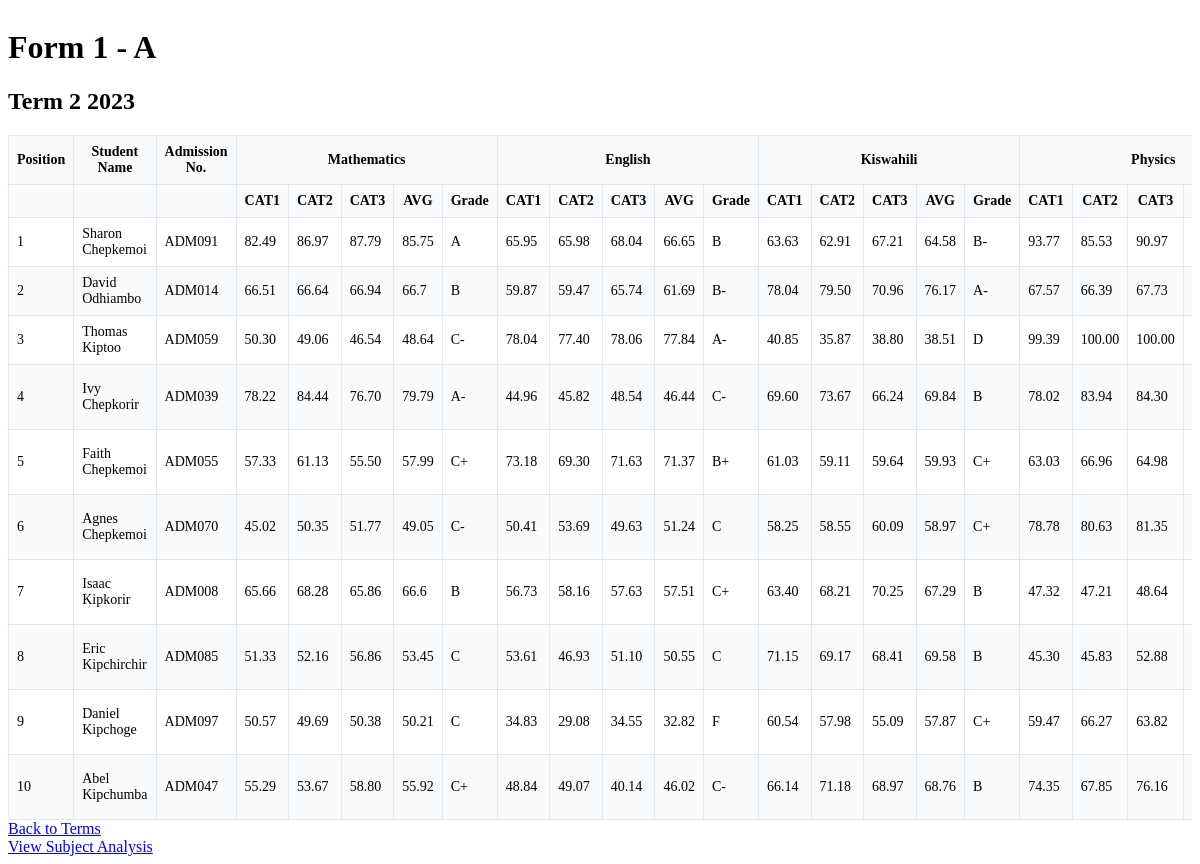
The app's page /classes/1/terms/8/students/ with its own data.
### myapp/models.py (models this page shows, shortened)
class Class_of_study(models.Model):
    name = models.CharField(max_length=50)  # Form 1, Form 2, etc.
    stream = models.CharField(max_length=50)  # Stream A, B, C, etc.

class Term(models.Model):
    name = models.CharField(max_length=50)  # Term 1, Term 2, Term 3
    year = models.IntegerField()  # e.g., 2023

class Subject(models.Model):
    name = models.CharField(max_length=100, unique=True)  # Math, English, etc.
    code = models.CharField(max_length=10, unique=True)

class Student(models.Model):
    name = models.CharField(max_length=100)
    admission_number = models.CharField(max_length=20, unique=True)
    date_of_birth = models.DateField()
    current_class = models.ForeignKey(Class_of_study, on_delete=models.SET_NULL, null=True, related_name='students')
    gender = models.CharField(max_length=10, choices=[('M', 'Male'), ('F', 'Female')], null=True, blank=True)
    admission_date = models.DateField(null=True, blank=True)
    address = models.TextField(null=True, blank=True)
    father_name = models.CharField(max_length=100, null=True, blank=True)
    father_phone = models.CharField(max_length=15, null=True, blank=True)
    father_occupation = models.CharField(max_length=100, null=True, blank=True)
    mother_name = models.CharField(max_length=100, null=True, blank=True)
    mother_phone = models.CharField(max_length=15, null=True, blank=True)
    mother_occupation = models.CharField(max_length=100, null=True, blank=True)
    guardian_name = models.CharField(max_length=100, null=True, blank=True)
    guardian_phone = models.CharField(max_length=15, null=True, blank=True)
    guardian_relationship = models.CharField(max_length=50, null=True, blank=True)
    guardian_address = models.TextField(null=True, blank=True)
    emergency_contact_name = models.CharField(max_length=100, null=True, blank=True)
    emergency_contact_phone = models.CharField(max_length=15, null=True, blank=True)
    emergency_contact_relationship = models.CharField(max_length=50, null=True, blank=True)
    blood_group = models.CharField(max_length=5, null=True, blank=True)
    medical_conditions = models.TextField(null=True, blank=True)
    previous_school = models.CharField(max_length=200, null=True, blank=True)
    remarks = models.TextField(null=True, blank=True)
    created_at = models.DateTimeField(auto_now_add=True)
    updated_at = models.DateTimeField(auto_now=True)
    class Meta:
        ordering = ['admission_number']

class CAT(models.Model):
    student = models.ForeignKey(Student, on_delete=models.CASCADE, related_name='cats')
    subject = models.ForeignKey(Subject, on_delete=models.CASCADE)
    term = models.ForeignKey(Term, on_delete=models.CASCADE)
    cat1 = models.FloatField(default=0)
    cat2 = models.FloatField(default=0)
    cat3 = models.FloatField(default=0)
    end_term = models.FloatField(default=0)  # Will store the average of CATs
    grade_points = models.FloatField(default=0.0)  # Store the numerical grade points
    letter_grade = models.CharField(max_length=2, default='F')  # Store the letter grade
    position = models.CharField(max_length=20, default='Fail')  # Store the class position
    def calculate_average(self):
        return self.end_term
    def assign_grade_points(self):
        average = self.calculate_average()
        if average >= 80:
            return 4.0, 'A'
        elif average >= 75:
            return 3.7, 'A-'
        elif average >= 70:
            return 3.3, 'B+'
        elif average >= 65:
            return 3.0, 'B'
        elif average >= 60:
            return 2.7, 'B-'
        elif average >= 55:
            return 2.3, 'C+'
        elif average >= 50:
            return 2.0, 'C'
        elif average >= 45:
            return 1.7, 'C-'
        elif average >= 40:
            return 1.3, 'D+'
        elif average >= 35:
            return 1.0, 'D'
        else:
            return 0.0, 'F'
    def determine_position(self):
        average = self.calculate_average()
        if average >= 70:
            return "First Class"
        elif average >= 60:
            return "Second Class Upper"
        elif average >= 50:
            return "Second Class Lower"
        elif average >= 40:
            return "Pass"
        else:
            return "Fail"

### myapp/views.py (the view)
# urls.py: path('', views.general_student_list, name='student_list'),
def student_list(request, class_id, term_id):
    class_of_study = get_object_or_404(Class_of_study, id=class_id)
    term = get_object_or_404(Term, id=term_id)
    students = Student.objects.filter(current_class=class_of_study)
    subjects = Subject.objects.all()
    students_results = {}
    student_averages = {}
    for student in students:
        students_results[student.id] = {}
        cats = CAT.objects.filter(student=student, term=term)
        total_score = 0
        valid_subjects = 0
        for cat in cats:
            students_results[student.id][cat.subject.id] = cat
            total_score += cat.end_term
            valid_subjects += 1
        if valid_subjects > 0:
            term_average = round(total_score / valid_subjects, 2)
            temp_cat = CAT(cat1=term_average, cat2=term_average, cat3=term_average)
            temp_cat.end_term = term_average
            grade_points, letter_grade = temp_cat.assign_grade_points()
            position = temp_cat.determine_position()
            student_averages[student.id] = {
                'average': term_average,
                'grade': letter_grade,
                'grade_points': grade_points,
                'position': position,
                'name': student.name,
                'admission': student.admission_number
            }
    sorted_students = dict(sorted(
        student_averages.items(),
        key=lambda x: x[1]['average'],
        reverse=True
    ))
    position = 1
    for student_id in sorted_students:
        sorted_students[student_id]['position_number'] = position
        position += 1
    return render(request, 'school/student_list.html', {
        'class_of_study': class_of_study,
        'term': term,
        'students': sorted_students,
        'subjects': subjects,
        'students_results': students_results,
    })

### myapp/templatetags/school_tags.py (called while the page is built)
@register.filter
def get_item(dictionary, key):
    return dictionary.get(key)

### templates/school/student_list.html (shortened to what this page needs)
{% load school_tags %}
<div class="container mx-auto p-4">
    <h1 class="text-2xl font-bold mb-2">{{ class_of_study.name }} - {{ class_of_study.stream }}</h1>
    <h2 class="text-xl mb-4">{{ term.name }} {{ term.year }}</h2>
    <div class="overflow-x-auto">
        <table class="min-w-full bg-white border border-gray-300">
            <thead>
                <tr class="bg-gray-100">
                    <th class="border p-2">Position</th>
                    <th class="border p-2">Student Name</th>
                    <th class="border p-2">Admission No.</th>
                    {% for subject in subjects %}
                        <th colspan="5" class="border p-2 text-center">{{ subject.name }}</th>
                    {% endfor %}
                </tr>
                <tr class="bg-gray-50">
                    <th class="border p-2"></th>
                    <th class="border p-2"></th>
                    <th class="border p-2"></th>
                    {% for subject in subjects %}
                        <th class="border p-2">CAT1</th>
                        <th class="border p-2">CAT2</th>
                        <th class="border p-2">CAT3</th>
                        <th class="border p-2">AVG</th>
                        <th class="border p-2">Grade</th>
                    {% endfor %}
                </tr>
            </thead>
            <tbody>
                {% for student_id, student_data in students.items %}
                    <tr class="{% cycle 'bg-white' 'bg-gray-50' %}">
                        <td class="border p-2 text-center font-bold">{{ student_data.position_number }}</td>
                        <td class="border p-2">{{ student_data.name }}</td>
                        <td class="border p-2">{{ student_data.admission }}</td>
                        {% for subject in subjects %}
                            {% with cat_result=students_results|get_item:student_id|get_item:subject.id %}
                                {% if cat_result %}
                                    <td class="border p-2 text-center">{{ cat_result.cat1|floatformat:2 }}</td>
                                    <td class="border p-2 text-center">{{ cat_result.cat2|floatformat:2 }}</td>
                                    <td class="border p-2 text-center">{{ cat_result.cat3|floatformat:2  }}</td>
                                    <td class="border p-2 text-center">{{ cat_result.end_term }}</td>
                                    <td class="border p-2 text-center">{{ cat_result.letter_grade }}</td>
                                {% else %}
                                    <td class="border p-2 text-center">-</td>
                                    <td class="border p-2 text-center">-</td>
                                    <td class="border p-2 text-center">-</td>
                                    <td class="border p-2 text-center">-</td>
                                    <td class="border p-2 text-center">-</td>
                                {% endif %}
                            {% endwith %}
                        {% endfor %}
                    </tr>
                {% empty %}
                    <tr>
                        <td colspan="{{ subjects|length|multiply:5|add:5 }}" class="border p-4 text-center">
                            No students found.
                        </td>
                    </tr>
                {% endfor %}
            </tbody>
        </table>
    </div>
    <div class="mt-4">
        <a href="{% url 'term_list' class_of_study.id %}"
           class="bg-blue-500 hover:bg-blue-700 text-white font-bold py-2 px-4 rounded">
            Back to Terms
        </a>
    </div>
        <div class="mt-4 flex space-x-4">
            <a href="{% url 'subject_analysis' class_of_study.id term.id %}"
            class="bg-green-500 hover:bg-green-700 text-white font-bold py-2 px-4 rounded">
                View Subject Analysis
            </a>
        </div>
</div>

### templates/school/student_list.html (style rules this page uses)
.container { max-width: 100%; overflow-x: auto; }
table { border-collapse: collapse; width: 100%; }
th, td { border: 1px solid #e2e8f0; padding: 8px; font-size: 14px; }
th { background-color: #f8fafc; font-weight: bold; }
tbody tr:nth-child(even) { background-color: #f8fafc; }

### records on screen
Class_of_study: name "Form 1", stream "A"
Term: name "Term 2", year "2023"
Subject: name "Mathematics"
Subject: name "English"
Subject: name "Kiswahili"
Subject: name "Physics"
Student: name "Sharon Chepkemoi", admission "ADM091"
Student: name "David Odhiambo", admission "ADM014"
Student: name "Thomas Kiptoo", admission "ADM059"
Student: name "Ivy Chepkorir", admission "ADM039"
Student: name "Faith Chepkemoi", admission "ADM055"
Student: name "Agnes Chepkemoi", admission "ADM070"
Student: name "Isaac Kipkorir", admission "ADM008"
Student: name "Eric Kipchirchir", admission "ADM085"
Student: name "Daniel Kipchoge", admission "ADM097"
Student: name "Abel Kipchumba", admission "ADM047"

### other values on screen
{{ student_data.position_number }} "1" "2" "3" "4" "5" "6" "7" "8" "9" "10"
